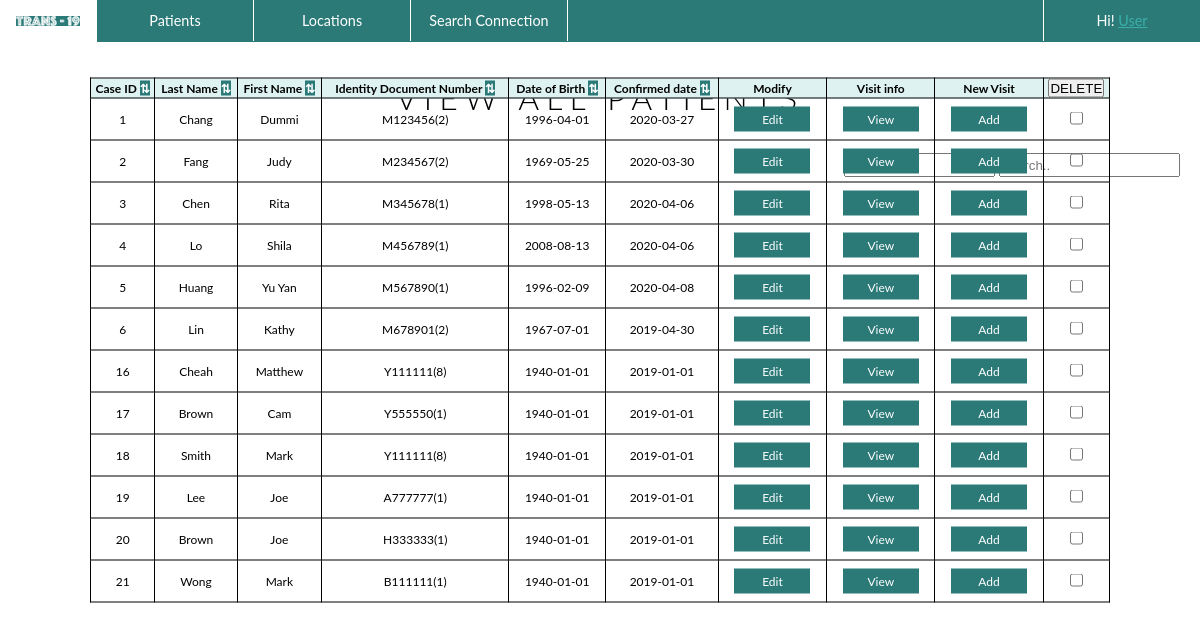
The page /patient_corner/patients on the database its author committed.
### patient_corner/models.py (models this page shows, shortened)
class Patient(models.Model):
    caseId = models.AutoField(primary_key=True)
    first_name = models.CharField(max_length=15)
    last_name = models.CharField(max_length=15)
    Id_doc_num = models.CharField(max_length=15)
    date_of_birth = models.DateField()
    confirmed_date = models.DateField()

### patient_corner/views.py (the view, shortened to what this page needs)
class ViewPatients(ListView):
    template_name = "patient_corner/patient_list.html"
    model = Patient

### templates/patient_corner/patient_list.html (shortened to what this page needs)
{%load static%}
<!DOCTYPE html>
<html>
<head>
  <link rel="stylesheet" type="text/css" href="{% static 'css/templatestyle.css'%}">
</head>
<body>
<header>
    <div class="menu">
      <ul>
        <li class="logo"><a href="{% url 'home' %}"><img src="{% static 'media/logo_navigation.png' %}" style = "max-width: 100%;" alt ="TRANS-19"></a></li>
        <li class="dropdown">
          <a href="{% url 'patients' %}" class="dropbtn">Patients</a>
        </li>
        <li class="dropdown">
          <a href="{% url 'locations' %}" class="dropbtn">Locations</a>
        </li>
        <li class="dropdown">
          <a href="{% url 'searchconnection' %}">Search Connection</a>
        </li>
        <li class="dropdown" style="float:right; border-left: 1px solid white;  border-right: 0px solid white;  ">
          <a href="{% url 'locations' %}" class="dropbtn">Hi! <u>User</u></a>
        </li>
      </ul>
    </div>
</header>
  <div class="title">
    <h1 style="text-align:center">View All Patients</h1>
  </div>
  <div class="sortsearch" style="float:right;">
    <select id="tableheading" class="tableheading"  onclick="searching()">
      <option value="6">Select</option>
    </select>
    <input type="text" placeholder="Search.." name="search" class="searchbar" onkeyup="searching()" id="INPUT">
  </div>
  <table style="margin-top: 5%;"id="TABLE">
    <form  method="post">
    <tr>
      <th>Case ID <mark onclick="sortingNum(0)">⇅</mark></th>
      <th>Last Name <mark onclick="sorting(1)">⇅</mark></th>
      <th>First Name <mark onclick="sorting(2)">⇅</mark></th>
      <th>Identity Document Number <mark onclick="sorting(3)">⇅</mark></th>
      <th>Date of Birth <mark onclick="sorting(4)">⇅</mark></th>
      <th>Confirmed date <mark onclick="sorting(5)">⇅</mark></th>
      <th>Modify</th>
      <th>Visit info</th>
      <th>New Visit</th>
      <th><button type="submit" name = "delete_entry">DELETE</button></th>
    </tr>
    {% for patient in patient_list %}
    <tr>
      <td>{{patient.caseId}}</td>
      <td>{{patient.last_name}}</td>
      <td>{{patient.first_name}}</td>
      <td>{{patient.Id_doc_num}}</td>
      <td>{{patient.date_of_birth|date:"Y-m-d"}}</td>
      <td>{{patient.confirmed_date|date:"Y-m-d"}}</td>
      <td><a href="{% url 'editpatient' patient.caseId %}" class="button">Edit</a></td>
      <td><a href="{% url 'patient_visit' patient.caseId %}" class="button">View</a></td>
      <td><a href="{% url 'addvisit' patient.caseId %}" class="button">Add</a></td>
      <td><input type="checkbox" name="patient_to_be_deleted" value="{{patient.pk}}"></td>
    </tr>
    {% empty %}
    <tr>
      <td colspan="10">No patient information available.</td>
    </tr>
    {% endfor %}
</form>
  </table>
</body>
</html>

### static/css/templatestyle.css (style rules this page uses)
* { margin: 0; padding: 0; }
body { font-family: 'lato'; }
h1 { font-family: 'lato'; font-weight: 300; letter-spacing: 7px; text-transform: uppercase; }
u { font-family: 'lato'; color: #3aafa9; }
.title { font-family: 'lato'; padding-top: 3vw; }
.searchbar { height: 1.7vw; }
.sortsearch { margin-top: 3vw; margin-right: 1.7vw; }
mark { color: white; background-color:#2B7A78; }
table { font-family: 'lato'; border-collapse: collapse; width: 85%; table-layout: auto; font-size: 1vw; position: absolute; top: 35%; left: 50%; margin-right: -50%; transform: translate(-50%, -50%); }
th { font-family: 'lato'; background-color: #DEF2F1; border: 1px solid black; font-size: 1vw; }
td { font-family: 'lato'; border: 1px solid black; table-layout: auto; text-align: center; padding: 8px; font-size: 1vw; }
.button { font-family: 'lato'; background-color: #2B7A78; border: none; color: white; padding: 5px 20px; text-align: center; display: inline-block; text-decoration: none; font-size: 1vw; cursor: pointer; width: 3vw; }
.tableheading { height: 2vw; }
.logo { font-family: 'phosphateinlineroman'; display: block; border-right: 1px solid white; color: white; text-align: center; text-decoration: none; font-size: 1.3vw; max-width: 8vw; }
ul { max-width: 100%; font-family: 'Lato'sans-serif; font-size: 1.2vw; min-width: 100px; list-style-type: none; margin: 0; padding: 0; overflow: hidden; background-color: #2B7A78; }
li { float: left; width: 13vw; }
li a, .dropbtn { display: block; color: white; text-align: center; padding: 12px 16px; text-decoration: none; }
li.dropdown { border-right: 1px solid white; width: 13vw; text-align: center; }

### rows shown on the page
Patient: caseId "1", last_name "Chang", first_name "Dummi", Id_doc_num "M123456(2)", date_of_birth "1996-04-01", confirmed_date "2020-03-27"
Patient: caseId "2", last_name "Fang", first_name "Judy", Id_doc_num "M234567(2)", date_of_birth "1969-05-25", confirmed_date "2020-03-30"
Patient: caseId "3", last_name "Chen", first_name "Rita", Id_doc_num "M345678(1)", date_of_birth "1998-05-13", confirmed_date "2020-04-06"
Patient: caseId "4", last_name "Lo", first_name "Shila", Id_doc_num "M456789(1)", date_of_birth "2008-08-13", confirmed_date "2020-04-06"
Patient: caseId "5", last_name "Huang", first_name "Yu Yan", Id_doc_num "M567890(1)", date_of_birth "1996-02-09", confirmed_date "2020-04-08"
Patient: caseId "6", last_name "Lin", first_name "Kathy", Id_doc_num "M678901(2)", date_of_birth "1967-07-01", confirmed_date "2019-04-30"
Patient: caseId "16", last_name "Cheah", first_name "Matthew", Id_doc_num "Y111111(8)", date_of_birth "1940-01-01", confirmed_date "2019-01-01"
Patient: caseId "17", last_name "Brown", first_name "Cam", Id_doc_num "Y555550(1)", date_of_birth "1940-01-01", confirmed_date "2019-01-01"
Patient: caseId "18", last_name "Smith", first_name "Mark", Id_doc_num "Y111111(8)", date_of_birth "1940-01-01", confirmed_date "2019-01-01"
Patient: caseId "19", last_name "Lee", first_name "Joe", Id_doc_num "A777777(1)", date_of_birth "1940-01-01", confirmed_date "2019-01-01"
Patient: caseId "20", last_name "Brown", first_name "Joe", Id_doc_num "H333333(1)", date_of_birth "1940-01-01", confirmed_date "2019-01-01"
Patient: caseId "21", last_name "Wong", first_name "Mark", Id_doc_num "B111111(1)", date_of_birth "1940-01-01", confirmed_date "2019-01-01"
